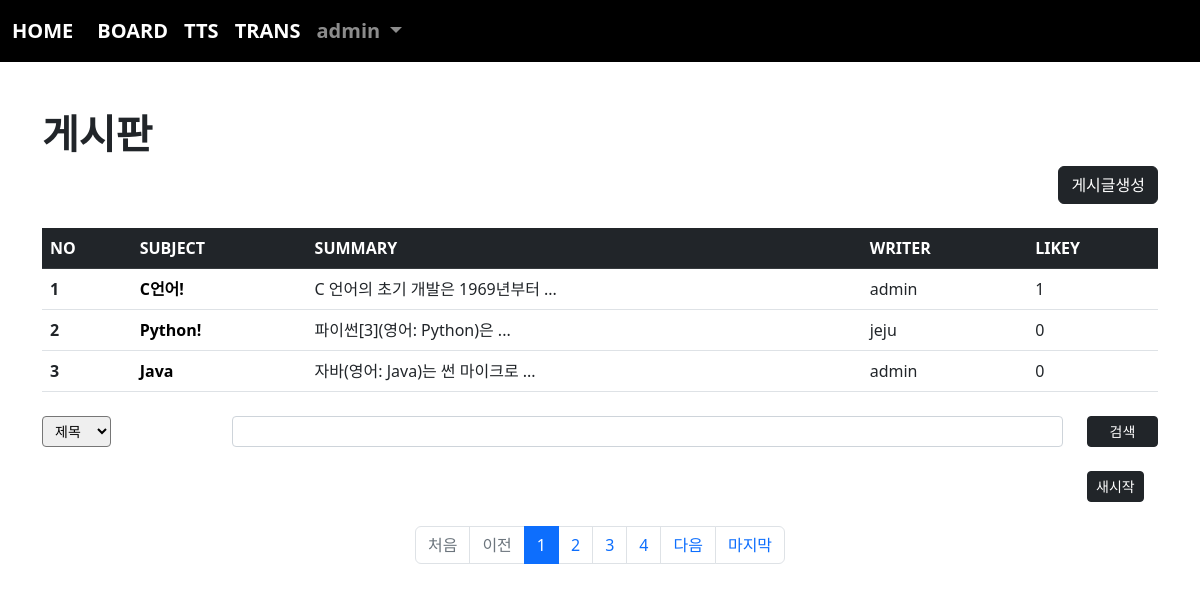
Page /board/index/ (signed in) on the committed database.
### acc/models.py (models this page shows, shortened)
class User(AbstractUser):
    pic = models.ImageField(upload_to="user/%y/%m")
    comment = models.TextField(blank=True)
    point = models.IntegerField(default=0)

### board/models.py (models this page shows, shortened)
class Board(models.Model):
    subject = models.CharField(max_length=100)
    writer = models.ForeignKey(User, on_delete=models.CASCADE, related_name="writer")
    content = models.TextField(blank=True)
    pubdate = models.DateTimeField()
    likey = models.ManyToManyField(User, blank=True, related_name="likey")
    def summary(self):
        if len(self.content) > 20:
            return f"{self.content[:20]} ..."
        return self.content

### board/views.py (the view)
# urls.py: path("index/", views.index, name="index"),
def index(request):
    pg = request.GET.get("page", 1)
    kw = request.GET.get("kw", "")
    cate = request.GET.get("cate", "")
    if kw:
        if cate == "sub":
            b = Board.objects.filter(subject__startswith=kw)
        elif cate == "wri":
            try:
                from acc.models import User
                u = User.objects.get(username=kw)
                b = Board.objects.filter(writer=u)
            except:
                b = Board.objects.none()
        elif cate == "con":
            b = Board.objects.filter(content__contains=kw)
        else:
            messages.error(request, "카테고리를 선택해주세요.")
            b = Board.objects.none()
    else:
            b = Board.objects.all()
    pag = Paginator(b, 3)
    obj = pag.get_page(pg)
    context = {
        "bset" : obj,
        "kw" : kw,
        "cate" : cate
    }
    return render(request, "board/index.html", context)

### templates/board/index.html (shortened to what this page needs)
{% extends 'base.html' %}
{% block con %}
    {% load mathfilters %}
    <h1><b>게시판</b></h1>
    <div class="text-end">
        <a href="{% url 'board:create' %}" class="btn btn-dark">게시글생성</a>
    </div>
    <table class="table table-hover mt-4">
        <thead>
            <tr class="table-dark">
                <th scope="col">NO</th>
                <th scope="col">SUBJECT</th>
                <th scope="col">SUMMARY</th>
                <th scope="col">WRITER</th>
                <th scope="col">LIKEY</th>
            </tr>
        </thead>
        <tbody>
            {% if bset %}
                {% for i in bset %}
                    <tr>
                        <th scope="row">{{ bset.start_index|add:forloop.counter0 }}</th>
                        <td><a class="sub" href="{% url 'board:detail' i.id %}">{{ i.subject }}</a></td>
                        <td>{{ i.summary }}</td>
                        <td>{{ i.writer }}</td>
                        <td>{{ i.likey.count }}</td>
                    </tr>
                {% endfor %}
            {% endif %}
        </tbody>
    </table>
    <form>
        <div class="row mt-4">
            <div class="col-sm-2">
                <select class="form-selct form-select-sm" name="cate">
                    <option value="sub" {% if cate == "sub" %} selecte {% endif %}>제목</option>
                </select>
            </div>
            <div class="col-sm-9">
                <input type="text" name="kw" value="{{kw}}" class="form-control form-control-sm">
            </div>
            <div class="col-sm-1">
                <button class="btn btn-dark btn-sm" style="width:100%">검색</button>
                <a href="{% url 'board:index' %}"><button class="btn btn-dark btn-sm mt-4" type="button">새시작</button></a>
            </div>
        </div>
    </form>
    <nav aria-label="Page navigation example" class="mt-4">
        <ul class="pagination justify-content-center">
            {% if bset.has_previous %}
                <li class="page-item"><a href="{% url 'board:index' %}?page=1&cate={{cate}}&kw={{kw}}" class="page-link">처음</a></li>
                <li class="page-item"><a href="{% url 'board:index' %}?page={{bset.previous_page_number}}&cate={{cate}}&kw={{kw}}" class="page-link">이전</a></li>
            {% else %}
                <li class="page-item disabled"><a class="page-link">처음</a></li>
                <li class="page-item disabled"><a class="page-link">이전</a></li>
            {% endif %}
            {% for i in bset.paginator.page_range %}
                {% if bset.number|add:5 >= i and i >= bset.number|sub:4 %}
                    <li class="page-item {% if bset.number == i %} active {% endif %}"><a class="page-link" href="{% url 'board:index' %}?page={{i}}&cate={{cate}}&kw={{kw}}">{{i}}</a></li>
                {% endif %}
            {% endfor %}
            {% if bset.has_next %}
                <li class="page-item"><a href="{% url 'board:index' %}?page={{ bset.next_page_number }}&cate={{cate}}&kw={{kw}}" class="page-link">다음</a></li>
                <li class="page-item"><a href="{% url 'board:index' %}?page={{bset.paginator.num_pages}}&cate={{cate}}&kw={{kw}}" class="page-link">마지막</a></li>
            {% else %}
                <li class="page-item disabled"><a class="page-link">다음</a></li>
                <li class="page-item disabled"><a class="page-link">마지막</a></li>
            {% endif %}
        </ul>
    </nav>
{% endblock %}

### templates/base.html (shortened to what this page needs)
<!doctype html>
<html lang="en">
    <head>
        <link href="https://cdn.jsdelivr.net/npm/bootstrap@5.2.0-beta1/dist/css/bootstrap.min.css" rel="stylesheet">
    </head>
    <body>
        {% if user.is_authenticated %}
            <nav class="navbar navbar-expand-lg navbar-dark" style="background-color: rgb(0, 0, 0); font-weight: bold; font-size: 20px;">
                <div class="container-fluid">
                    <a class="navbar-brand" href="{% url 'acc:index' %}">HOME</a>
                    <div class="collapse navbar-collapse" id="navbarSupportedContent">
                        <ul class="navbar-nav me-auto mb-2 mb-lg-0">
                            <li class="nav-item">
                                <a class="nav-link active" aria-current="page" href="{% url 'board:index' %}">BOARD</a>
                            </li>
                            <li class="nav-item">
                                <a class="nav-link active" aria-current="page" href="{% url 'tts:index' %}">TTS</a>
                            </li>
                            <li class="nav-item">
                                <a class="nav-link active" aria-current="page" href="{% url 'trans:trans' %}">TRANS</a>
                            </li>
                            <li class="nav-item dropdown">
                                <a class="nav-link dropdown-toggle" href="#" id="navbarDropdown" role="button" data-bs-toggle="dropdown" aria-expanded="false">
                                    {{ user }}
                                </a>
                            </li>
                        </ul>
                    </div>
                </div>
            </nav>
        {% endif %}
        <div class="container mt-5 mb-5">
            {% if user.is_authenticated %}
                {% block con %}{% endblock %}
            {% endif %}
        </div>
    </body>
</html>

### templates/board/index.html (style rules this page uses)
.sub { text-decoration: none; color:black; font-weight: bold; }

### rows in the picture
User: username "admin"
Board: start_index|add "1", subject "C언어!", summary "C 언어의 초기 개발은 1969년부터 ...", writer "admin", likey.count "1"
Board: start_index|add "2", subject "Python!", summary "파이썬[3](영어: Python)은 ...", writer "jeju", likey.count "0"
Board: start_index|add "3", subject "Java", summary "자바(영어: Java)는 썬 마이크로 ...", writer "admin", likey.count "0"

### other values in the picture
{{ i }} "1" "2" "3" "4"
